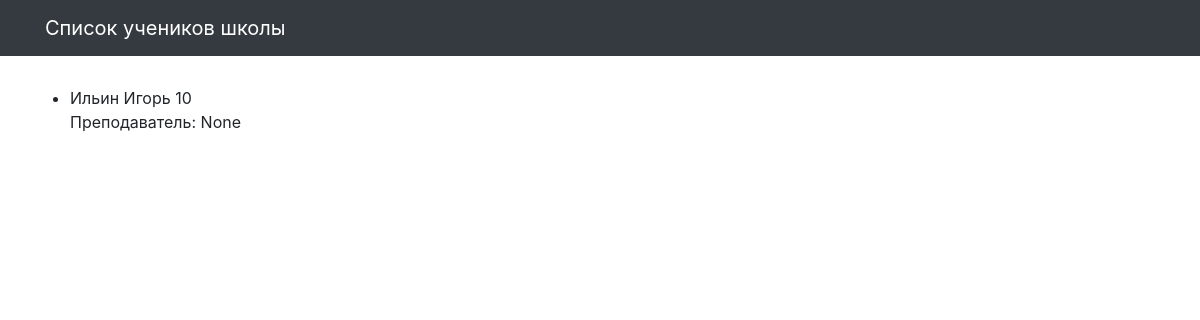
/, run on an earlier commit of the app's database.
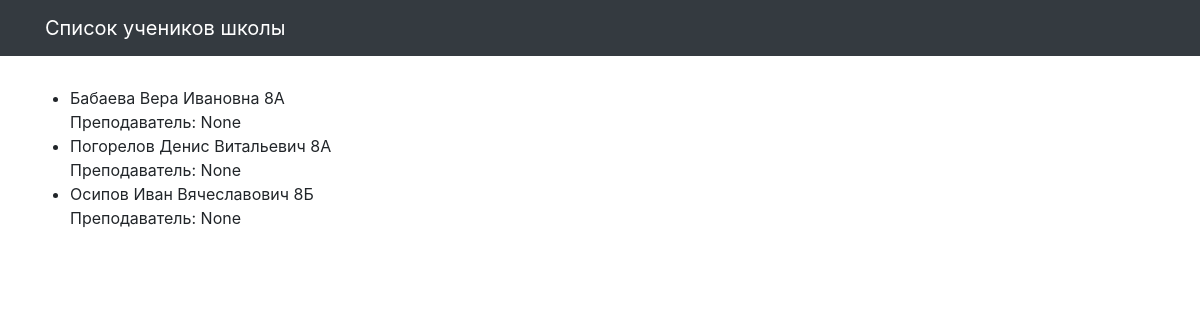
And on a later commit of the database.
### school/models.py (models this page shows, shortened)
class Student(models.Model):
    name = models.CharField(max_length=30, verbose_name='Имя')
    teacher = models.ManyToManyField(Teacher, related_name='students')
    group = models.CharField(max_length=10, verbose_name='Класс')
    class Meta:
        verbose_name = 'Ученик'
        verbose_name_plural = 'Ученики'

### school/views.py (the view)
# urls.py: path('', students_list, name='students'),
def students_list(request):
    template = 'school/students_list.html'
    objects_list = Student.objects.all().order_by('group')
    context = {'object_list': objects_list, }
    return render(request, template, context)

### templates/school/students_list.html (shortened to what this page needs)
{% extends "school/base.html" %}
{% load static %}
{% block content %}
<div class="row">
  <ul>
  {% for student in object_list %}
    <li>{{ student.name }} {{ student.group }} <br> Преподаватель: {{ student.teacher.name }} {{ student.teacher.subject }}</li>
  {% endfor %}
  </ul>
</div>
{% endblock %}

### templates/school/base.html (shortened to what this page needs)
<!DOCTYPE html>
{% load static %}
<html>
  <head>
    <link href="{% static  "css/bootstrap.min.css"  %}" rel="stylesheet">
    <link href="{% static  "css/3-col-portfolio.css" %}" rel="stylesheet">
  </head>
  <body>
    <nav class="navbar navbar-expand-lg navbar-dark bg-dark fixed-top">
      <div class="container">
        <a class="navbar-brand" href="#">Список учеников школы</a>
      </div>
    </nav>
    <div class="container">{% block content %}{% endblock %}</div>
  </body>
</html>

### static/css/3-col-portfolio.css (style rules this page uses)
body { padding-top: 84px; padding-bottom: 84px; }
@media (min-width: 992px) { body { padding-top: 86px; padding-bottom: 86px; } }

What changed in the data, as far as the page shows it:
removed Student: name "Ильин Игорь", group "10", teacher.name "None"
added Student: name "Бабаева Вера Ивановна", group "8А", teacher.name "None"
added Student: name "Погорелов Денис Витальевич", group "8А", teacher.name "None"
added Student: name "Осипов Иван Вячеславович", group "8Б", teacher.name "None"
